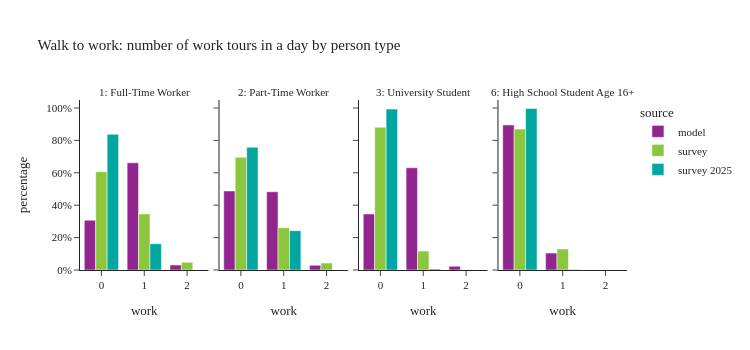

The code cell stored with this chart in its notebook:
### Code cell
plot_work_tour_ptype(per_data[(per_data['ptype'].isin(worker_ptype)) & (per_data['distance_to_work'] < 3)],"Walk to work: number of work tours in a day by person type")

### Figure 1 — Plotly figure (JSON) as saved in the notebook; plotly's stock layout.template omitted (floating-point values rounded to 4 significant figures)
{"data": [{"alignmentgroup": "True", "customdata": [[83343], [179531], [8357]], "hovertemplate": "source=model<br>ptype_label=1: Full-Time Worker<br>work=%{x}<br>percentage=%{y}<br>sample_size=%{customdata[0]}<extra></extra>", "legendgroup": "model", "marker": {"color": "#91268F", "pattern": {"shape": ""}}, "name": "model", "offsetgroup": "model", "orientation": "v", "showlegend": true, "textposition": "auto", "type": "bar", "x": [0.0, 1.0, 2.0], "xaxis": "x", "y": [0.3073, 0.6619, 0.03081], "yaxis": "y"}, {"alignmentgroup": "True", "customdata": [[23354], [23127], [1389]], "hovertemplate": "source=model<br>ptype_label=2: Part-Time Worker<br>work=%{x}<br>percentage=%{y}<br>sample_size=%{customdata[0]}<extra></extra>", "legendgroup": "model", "marker": {"color": "#91268F", "pattern": {"shape": ""}}, "name": "model", "offsetgroup": "model", "orientation": "v", "showlegend": false, "textposition": "auto", "type": "bar", "x": [0.0, 1.0, 2.0], "xaxis": "x2", "y": [0.4879, 0.4831, 0.02902], "yaxis": "y2"}, {"alignmentgroup": "True", "customdata": [[4554], [8308], [306]], "hovertemplate": "source=model<br>ptype_label=3: University Student<br>work=%{x}<br>percentage=%{y}<br>sample_size=%{customdata[0]}<extra></extra>", "legendgroup": "model", "marker": {"color": "#91268F", "pattern": {"shape": ""}}, "name": "model", "offsetgroup": "model", "orientation": "v", "showlegend": false, "textposition": "auto", "type": "bar", "x": [0.0, 1.0, 2.0], "xaxis": "x3", "y": [0.3458, 0.6309, 0.02324], "yaxis": "y3"}, {"alignmentgroup": "True", "customdata": [[2973], [347]], "hovertemplate": "source=model<br>ptype_label=6: High School Student Age 16+<br>work=%{x}<br>percentage=%{y}<br>sample_size=%{customdata[0]}<extra></extra>", "legendgroup": "model", "marker": {"color": "#91268F", "pattern": {"shape": ""}}, "name": "model", "offsetgroup": "model", "orientation": "v", "showlegend": false, "textposition": "auto", "type": "bar", "x": [0.0, 1.0], "xaxis": "x4", "y": [0.8955, 0.1045], "yaxis": "y4"}, {"alignmentgroup": "True", "customdata": [[929], [436], [28]], "hovertemplate": "source=survey<br>ptype_label=1: Full-Time Worker<br>work=%{x}<br>percentage=%{y}<br>sample_size=%{customdata[0]}<extra></extra>", "legendgroup": "survey", "marker": {"color": "#8CC63E", "pattern": {"shape": ""}}, "name": "survey", "offsetgroup": "survey", "orientation": "v", "showlegend": true, "textposition": "auto", "type": "bar", "x": [0.0, 1.0, 2.0], "xaxis": "x", "y": [0.6063, 0.3463, 0.0474], "yaxis": "y"}, {"alignmentgroup": "True", "customdata": [[460], [137], [9]], "hovertemplate": "source=survey<br>ptype_label=2: Part-Time Worker<br>work=%{x}<br>percentage=%{y}<br>sample_size=%{customdata[0]}<extra></extra>", "legendgroup": "survey", "marker": {"color": "#8CC63E", "pattern": {"shape": ""}}, "name": "survey", "offsetgroup": "survey", "orientation": "v", "showlegend": false, "textposition": "auto", "type": "bar", "x": [0.0, 1.0, 2.0], "xaxis": "x2", "y": [0.6959, 0.2611, 0.04301], "yaxis": "y2"}, {"alignmentgroup": "True", "customdata": [[229], [30], [1]], "hovertemplate": "source=survey<br>ptype_label=3: University Student<br>work=%{x}<br>percentage=%{y}<br>sample_size=%{customdata[0]}<extra></extra>", "legendgroup": "survey", "marker": {"color": "#8CC63E", "pattern": {"shape": ""}}, "name": "survey", "offsetgroup": "survey", "orientation": "v", "showlegend": false, "textposition": "auto", "type": "bar", "x": [0.0, 1.0, 2.0], "xaxis": "x3", "y": [0.8814, 0.1169, 0.001658], "yaxis": "y3"}, {"alignmentgroup": "True", "customdata": [[73], [5]], "hovertemplate": "source=survey<br>ptype_label=6: High School Student Age 16+<br>work=%{x}<br>percentage=%{y}<br>sample_size=%{customdata[0]}<extra></extra>", "legendgroup": "survey", "marker": {"color": "#8CC63E", "pattern": {"shape": ""}}, "name": "survey", "offsetgroup": "survey", "orientation": "v", "showlegend": false, "textposition": "auto", "type": "bar", "x": [0.0, 1.0], "xaxis": "x4", "y": [0.8704, 0.1296], "yaxis": "y4"}, {"alignmentgroup": "True", "customdata": [[50], [6]], "hovertemplate": "source=survey 2025<br>ptype_label=1: Full-Time Worker<br>work=%{x}<br>percentage=%{y}<br>sample_size=%{customdata[0]}<extra></extra>", "legendgroup": "survey 2025", "marker": {"color": "#00A7A0", "pattern": {"shape": ""}}, "name": "survey 2025", "offsetgroup": "survey 2025", "orientation": "v", "showlegend": true, "textposition": "auto", "type": "bar", "x": [0.0, 1.0], "xaxis": "x", "y": [0.8376, 0.1624], "yaxis": "y"}, {"alignmentgroup": "True", "customdata": [[18], [3]], "hovertemplate": "source=survey 2025<br>ptype_label=2: Part-Time Worker<br>work=%{x}<br>percentage=%{y}<br>sample_size=%{customdata[0]}<extra></extra>", "legendgroup": "survey 2025", "marker": {"color": "#00A7A0", "pattern": {"shape": ""}}, "name": "survey 2025", "offsetgroup": "survey 2025", "orientation": "v", "showlegend": false, "textposition": "auto", "type": "bar", "x": [0.0, 1.0], "xaxis": "x2", "y": [0.7572, 0.2428], "yaxis": "y2"}, {"alignmentgroup": "True", "customdata": [[54], [1]], "hovertemplate": "source=survey 2025<br>ptype_label=3: University Student<br>work=%{x}<br>percentage=%{y}<br>sample_size=%{customdata[0]}<extra></extra>", "legendgroup": "survey 2025", "marker": {"color": "#00A7A0", "pattern": {"shape": ""}}, "name": "survey 2025", "offsetgroup": "survey 2025", "orientation": "v", "showlegend": false, "textposition": "auto", "type": "bar", "x": [0.0, 1.0], "xaxis": "x3", "y": [0.9931, 0.006873], "yaxis": "y3"}, {"alignmentgroup": "True", "customdata": [[53], [1]], "hovertemplate": "source=survey 2025<br>ptype_label=6: High School Student Age 16+<br>work=%{x}<br>percentage=%{y}<br>sample_size=%{customdata[0]}<extra></extra>", "legendgroup": "survey 2025", "marker": {"color": "#00A7A0", "pattern": {"shape": ""}}, "name": "survey 2025", "offsetgroup": "survey 2025", "orientation": "v", "showlegend": false, "textposition": "auto", "type": "bar", "x": [0.0, 1.0], "xaxis": "x4", "y": [0.9969, 0.003066], "yaxis": "y4"}], "layout": {"annotations": [{"font": {}, "showarrow": false, "text": "1: Full-Time Worker", "x": 0.1175, "xanchor": "center", "xref": "paper", "y": 1.0, "yanchor": "bottom", "yref": "paper"}, {"font": {}, "showarrow": false, "text": "2: Part-Time Worker", "x": 0.3725, "xanchor": "center", "xref": "paper", "y": 1.0, "yanchor": "bottom", "yref": "paper"}, {"font": {}, "showarrow": false, "text": "3: University Student", "x": 0.6275, "xanchor": "center", "xref": "paper", "y": 1.0, "yanchor": "bottom", "yref": "paper"}, {"font": {}, "showarrow": false, "text": "6: High School Student Age 16+", "x": 0.8825, "xanchor": "center", "xref": "paper", "y": 1.0, "yanchor": "bottom", "yref": "paper"}], "barmode": "group", "height": 350, "legend": {"title": {"text": "source"}, "tracegroupgap": 0}, "title": {"text": "Walk to work: number of work tours in a day by person type"}, "width": 750, "xaxis": {"anchor": "y", "domain": [0.0, 0.235], "title": {"text": "work"}}, "xaxis2": {"anchor": "y2", "domain": [0.255, 0.49], "matches": "x", "title": {"text": "work"}}, "xaxis3": {"anchor": "y3", "domain": [0.51, 0.745], "matches": "x", "title": {"text": "work"}}, "xaxis4": {"anchor": "y4", "domain": [0.765, 1.0], "matches": "x", "title": {"text": "work"}}, "yaxis": {"anchor": "x", "domain": [0.0, 1.0], "tickformat": ".0%", "title": {"text": "percentage"}}, "yaxis2": {"anchor": "x2", "domain": [0.0, 1.0], "matches": "y", "showticklabels": false, "tickformat": ".0%"}, "yaxis3": {"anchor": "x3", "domain": [0.0, 1.0], "matches": "y", "showticklabels": false}, "yaxis4": {"anchor": "x4", "domain": [0.0, 1.0], "matches": "y", "showticklabels": false}}}
